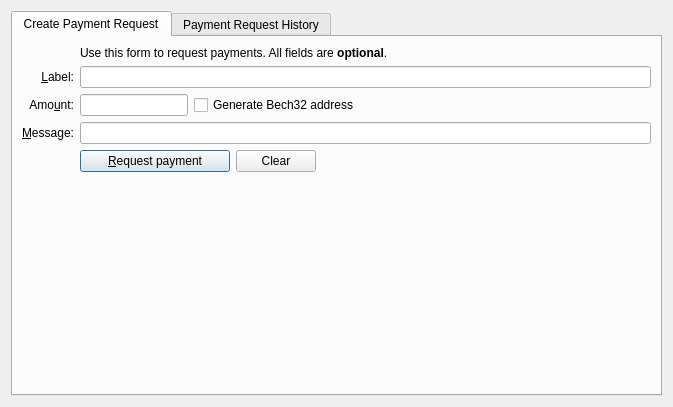
<?xml version="1.0" encoding="UTF-8"?>
<ui version="4.0">
 <class>PaymentRequestDialog</class>
 <widget class="QDialog" name="PaymentRequestDialog">
  <property name="geometry">
   <rect>
    <x>0</x>
    <y>0</y>
    <width>673</width>
    <height>407</height>
   </rect>
  </property>
  <property name="windowTitle">
   <string>Payment Requests</string>
  </property>
  <layout class="QVBoxLayout" name="verticalLayout">
   <item>
    <widget class="QTabWidget" name="tabWidget_2">
     <property name="currentIndex">
      <number>0</number>
     </property>
     <widget class="QWidget" name="tab_3">
      <attribute name="title">
       <string>Create Payment Request</string>
      </attribute>
      <layout class="QGridLayout" name="gridLayout_2">
       <item row="0" column="0">
        <layout class="QGridLayout" name="gridLayout">
         <item row="5" column="0">
          <widget class="QLabel" name="label">
           <property name="toolTip">
            <string>An optional amount to request. Leave this empty or zero to not request a specific amount.</string>
           </property>
           <property name="text">
            <string>Amo&amp;unt:</string>
           </property>
           <property name="alignment">
            <set>Qt::AlignRight|Qt::AlignTrailing|Qt::AlignVCenter</set>
           </property>
           <property name="buddy">
            <cstring>reqAmount</cstring>
           </property>
          </widget>
         </item>
         <item row="6" column="0">
          <widget class="QLabel" name="label_3">
           <property name="toolTip">
            <string>An optional message to attach to the payment request, which will be displayed when the request is opened. Note: The message will not be sent with the payment over the Skydoge network.</string>
           </property>
           <property name="text">
            <string>&amp;Message:</string>
           </property>
           <property name="alignment">
            <set>Qt::AlignRight|Qt::AlignTrailing|Qt::AlignVCenter</set>
           </property>
           <property name="buddy">
            <cstring>reqMessage</cstring>
           </property>
          </widget>
         </item>
         <item row="4" column="2">
          <widget class="QLineEdit" name="reqLabel">
           <property name="toolTip">
            <string>An optional label to associate with the new receiving address.</string>
           </property>
          </widget>
         </item>
         <item row="2" column="2">
          <widget class="QLabel" name="label_5">
           <property name="text">
            <string>Use this form to request payments. All fields are &lt;b&gt;optional&lt;/b&gt;.</string>
           </property>
          </widget>
         </item>
         <item row="4" column="0">
          <widget class="QLabel" name="label_2">
           <property name="toolTip">
            <string>An optional label to associate with the new receiving address.</string>
           </property>
           <property name="text">
            <string>&amp;Label:</string>
           </property>
           <property name="alignment">
            <set>Qt::AlignRight|Qt::AlignTrailing|Qt::AlignVCenter</set>
           </property>
           <property name="buddy">
            <cstring>reqLabel</cstring>
           </property>
          </widget>
         </item>
         <item row="6" column="2">
          <widget class="QLineEdit" name="reqMessage">
           <property name="toolTip">
            <string>An optional message to attach to the payment request, which will be displayed when the request is opened. Note: The message will not be sent with the payment over the Skydoge network.</string>
           </property>
          </widget>
         </item>
         <item row="7" column="2">
          <layout class="QHBoxLayout" name="horizontalLayout">
           <item>
            <widget class="QPushButton" name="receiveButton">
             <property name="minimumSize">
              <size>
               <width>150</width>
               <height>0</height>
              </size>
             </property>
             <property name="text">
              <string>&amp;Request payment</string>
             </property>
             <property name="icon">
              <iconset resource="../skydoge.qrc">
               <normaloff>:/icons/receiving_addresses</normaloff>:/icons/receiving_addresses</iconset>
             </property>
            </widget>
           </item>
           <item>
            <widget class="QPushButton" name="clearButton">
             <property name="sizePolicy">
              <sizepolicy hsizetype="Minimum" vsizetype="Fixed">
               <horstretch>0</horstretch>
               <verstretch>0</verstretch>
              </sizepolicy>
             </property>
             <property name="toolTip">
              <string>Clear all fields of the form.</string>
             </property>
             <property name="text">
              <string>Clear</string>
             </property>
             <property name="icon">
              <iconset resource="../skydoge.qrc">
               <normaloff>:/icons/remove</normaloff>:/icons/remove</iconset>
             </property>
             <property name="autoDefault">
              <bool>false</bool>
             </property>
            </widget>
           </item>
           <item>
            <spacer name="horizontalSpacer">
             <property name="orientation">
              <enum>Qt::Horizontal</enum>
             </property>
             <property name="sizeHint" stdset="0">
              <size>
               <width>40</width>
               <height>20</height>
              </size>
             </property>
            </spacer>
           </item>
          </layout>
         </item>
         <item row="7" column="0">
          <widget class="QLabel" name="label_7">
           <property name="text">
            <string/>
           </property>
          </widget>
         </item>
         <item row="5" column="2">
          <layout class="QHBoxLayout" name="horizontalLayout_6">
           <item>
            <widget class="BitcoinAmountField" name="reqAmount">
             <property name="sizePolicy">
              <sizepolicy hsizetype="Fixed" vsizetype="Fixed">
               <horstretch>0</horstretch>
               <verstretch>0</verstretch>
              </sizepolicy>
             </property>
             <property name="minimumSize">
              <size>
               <width>80</width>
               <height>0</height>
              </size>
             </property>
             <property name="maximumSize">
              <size>
               <width>1000</width>
               <height>100</height>
              </size>
             </property>
             <property name="toolTip">
              <string>An optional amount to request. Leave this empty or zero to not request a specific amount.</string>
             </property>
            </widget>
           </item>
           <item>
            <widget class="QCheckBox" name="useBech32">
             <property name="sizePolicy">
              <sizepolicy hsizetype="Fixed" vsizetype="Fixed">
               <horstretch>0</horstretch>
               <verstretch>0</verstretch>
              </sizepolicy>
             </property>
             <property name="maximumSize">
              <size>
               <width>1000</width>
               <height>16777215</height>
              </size>
             </property>
             <property name="focusPolicy">
              <enum>Qt::StrongFocus</enum>
             </property>
             <property name="toolTip">
              <string>Bech32 addresses (BIP-173) are cheaper to spend from and offer better protection against typos. When unchecked a P2SH wrapped SegWit address will be created, compatible with older wallets.</string>
             </property>
             <property name="text">
              <string>Generate Bech32 address</string>
             </property>
            </widget>
           </item>
           <item>
            <spacer name="horizontalSpacer_3">
             <property name="orientation">
              <enum>Qt::Horizontal</enum>
             </property>
             <property name="sizeHint" stdset="0">
              <size>
               <width>0</width>
               <height>0</height>
              </size>
             </property>
            </spacer>
           </item>
          </layout>
         </item>
        </layout>
       </item>
       <item row="1" column="0">
        <spacer name="verticalSpacer_4">
         <property name="orientation">
          <enum>Qt::Vertical</enum>
         </property>
         <property name="sizeHint" stdset="0">
          <size>
           <width>20</width>
           <height>40</height>
          </size>
         </property>
        </spacer>
       </item>
      </layout>
     </widget>
     <widget class="QWidget" name="tab_4">
      <attribute name="title">
       <string>Payment Request History</string>
      </attribute>
      <layout class="QVBoxLayout" name="verticalLayout_6">
       <item>
        <widget class="QFrame" name="frame">
         <property name="sizePolicy">
          <sizepolicy hsizetype="Preferred" vsizetype="Expanding">
           <horstretch>0</horstretch>
           <verstretch>0</verstretch>
          </sizepolicy>
         </property>
         <property name="frameShape">
          <enum>QFrame::StyledPanel</enum>
         </property>
         <property name="frameShadow">
          <enum>QFrame::Raised</enum>
         </property>
         <layout class="QVBoxLayout" name="verticalLayout_2">
          <item>
           <widget class="QLabel" name="label_6">
            <property name="font">
             <font>
              <weight>75</weight>
              <bold>true</bold>
             </font>
            </property>
            <property name="text">
             <string>Requested payments history</string>
            </property>
           </widget>
          </item>
          <item>
           <widget class="QTableView" name="recentRequestsView">
            <property name="contextMenuPolicy">
             <enum>Qt::CustomContextMenu</enum>
            </property>
            <property name="tabKeyNavigation">
             <bool>false</bool>
            </property>
            <property name="sortingEnabled">
             <bool>true</bool>
            </property>
           </widget>
          </item>
          <item>
           <layout class="QHBoxLayout" name="horizontalLayout_2">
            <item>
             <widget class="QPushButton" name="showRequestButton">
              <property name="enabled">
               <bool>false</bool>
              </property>
              <property name="toolTip">
               <string>Show the selected request (does the same as double clicking an entry)</string>
              </property>
              <property name="text">
               <string>Show</string>
              </property>
              <property name="icon">
               <iconset resource="../skydoge.qrc">
                <normaloff>:/icons/edit</normaloff>:/icons/edit</iconset>
              </property>
              <property name="autoDefault">
               <bool>false</bool>
              </property>
             </widget>
            </item>
            <item>
             <widget class="QPushButton" name="removeRequestButton">
              <property name="enabled">
               <bool>false</bool>
              </property>
              <property name="toolTip">
               <string>Remove the selected entries from the list</string>
              </property>
              <property name="text">
               <string>Remove</string>
              </property>
              <property name="icon">
               <iconset resource="../skydoge.qrc">
                <normaloff>:/icons/remove</normaloff>:/icons/remove</iconset>
              </property>
              <property name="autoDefault">
               <bool>false</bool>
              </property>
             </widget>
            </item>
            <item>
             <spacer name="horizontalSpacer_2">
              <property name="orientation">
               <enum>Qt::Horizontal</enum>
              </property>
              <property name="sizeHint" stdset="0">
               <size>
                <width>40</width>
                <height>20</height>
               </size>
              </property>
             </spacer>
            </item>
           </layout>
          </item>
         </layout>
        </widget>
       </item>
      </layout>
     </widget>
    </widget>
   </item>
  </layout>
 </widget>
 <customwidgets>
  <customwidget>
   <class>BitcoinAmountField</class>
   <extends>QLineEdit</extends>
   <header>qt/skydogeamountfield.h</header>
   <container>1</container>
  </customwidget>
 </customwidgets>
 <resources>
  <include location="../skydoge.qrc"/>
 </resources>
 <connections/>
</ui>
